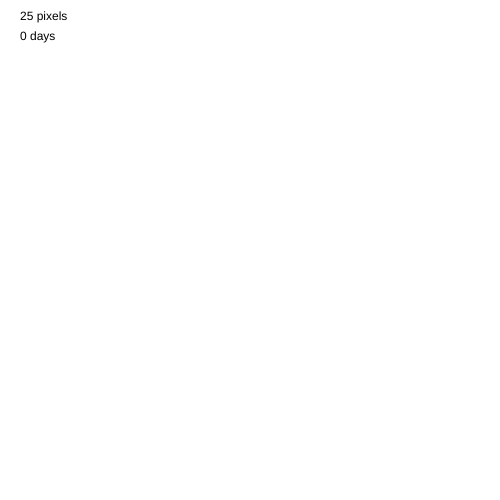
Frame 1 (no input)
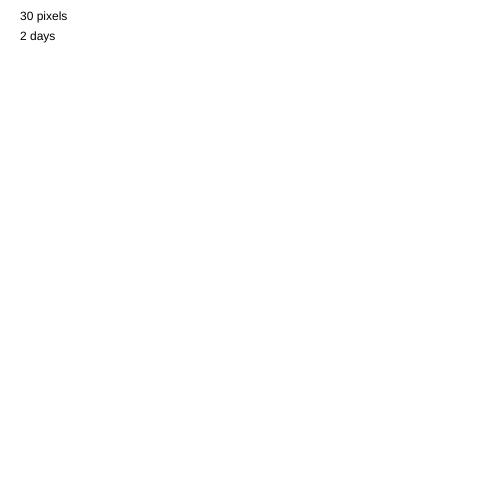
Frame 60 (no input)
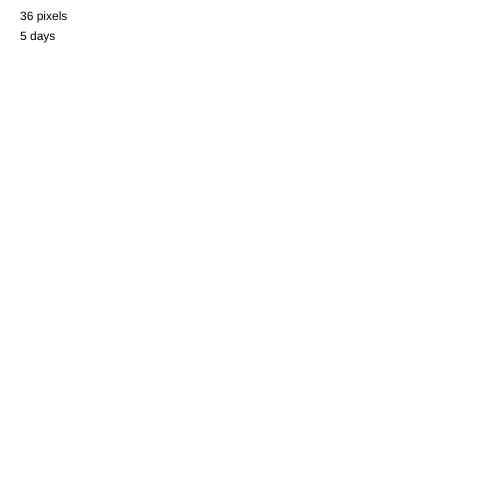
Frame 120 (the mouse pressed at the canvas centre since frame 60)

The p5.js sketch that drew these frames (run headless with seeded random() and noise() and a simulated clock; from frame 60 on, the mouse is pressed at the canvas centre):

// p5.js sketch
// ── sketch.js
function _0x3252(_0x5156ef,_0x53b169){const _0x2bccb7=_0x41c8();return _0x3252=function(_0x32e423,_0x3064c1){_0x32e423=_0x32e423-(0x1*-0x26b0+-0x59a+0x2d61*0x1);let _0x5311dd=_0x2bccb7[_0x32e423];return _0x5311dd;},_0x3252(_0x5156ef,_0x53b169);}function _0x41c8(){const _0x2ebfe0=['2544895xGWHNE','5hcoEYl','FijPm','529796OjuZoD','22768wNPDUq','GmrIo','ZiayJ','pSPiv','798vTxJCU','FhsHD','HlOYq','400968xYhnPE','6745848kuLxSw','DKUgR','3127743DuPbaA','gXHjY','29597690miNtsF','TDyhB','\x20days','LGLOW','\x20pixels','4zBlzPq','assets/plant.png'];_0x41c8=function(){return _0x2ebfe0;};return _0x41c8();}(function(_0x20aaa,_0x7bbfc3){const _0x2f31f3=_0x3252,_0x2f67b5=_0x20aaa();while(!![]){try{const _0x31d008=parseInt(_0x2f31f3(0x11b))/(-0x156b+0x1471*0x1+0xfb)*(parseInt(_0x2f31f3(0x11d))/(-0xb97+0x693+-0x1*-0x506))+parseInt(_0x2f31f3(0x128))/(0x931*0x1+-0x15ed+-0xcbf*-0x1)*(parseInt(_0x2f31f3(0x118))/(0x149d+0xaac+-0x1f45))+parseInt(_0x2f31f3(0x11a))/(-0x595*-0x1+-0x1b8d+-0x1b1*-0xd)+parseInt(_0x2f31f3(0x126))/(0xbdf+-0xd21+0x148*0x1)+parseInt(_0x2f31f3(0x122))/(0x172*-0xa+-0x19+0xc*0x137)*(-parseInt(_0x2f31f3(0x11e))/(0x3d*0x6+-0x185+0x1f))+parseInt(_0x2f31f3(0x125))/(-0xec3*-0x1+0x26e*-0x9+0x1*0x724)+-parseInt(_0x2f31f3(0x12a))/(0x65*0x5e+-0x1215*0x1+0x3cb*-0x5);if(_0x31d008===_0x7bbfc3)break;else _0x2f67b5['push'](_0x2f67b5['shift']());}catch(_0x25b713){_0x2f67b5['push'](_0x2f67b5['shift']());}}}(_0x41c8,0xaad01*-0x2+-0x841a*-0x1d+0x143*0xe43));let plant,days=0x23a1+0x1a90+-0x3e31;function setup(){const _0x25b17a=_0x3252,_0x591a9e={'FhsHD':function(_0x476d12,_0x4433dd){return _0x476d12(_0x4433dd);},'DKUgR':_0x25b17a(0x119)};createCanvas(-0xa18+-0xeda+0x1ae6,0x1c2b*-0x1+-0x8*0x1e9+-0x3b*-0xc5),plant=_0x591a9e['FhsHD'](loadImage,_0x591a9e[_0x25b17a(0x127)]),_0x591a9e[_0x25b17a(0x123)](imageMode,CENTER);}function draw(){const _0x28a1ae=_0x3252,_0x490554={'HlOYq':function(_0x4cdc88,_0x4a676e){return _0x4cdc88(_0x4a676e);},'ZiayJ':function(_0x1f474a,_0x24fdb1){return _0x1f474a/_0x24fdb1;},'GmrIo':function(_0x3b545f,_0x52f6d8){return _0x3b545f/_0x52f6d8;}};_0x490554[_0x28a1ae(0x124)](background,-0x37*-0x8d+-0x8f*0x2f+-0x30b),displayPlant(_0x490554[_0x28a1ae(0x120)](width,0xbe*0x1+-0x95e+0x8a2),_0x490554[_0x28a1ae(0x11f)](height,-0x6c+-0xc7c+0xcea),getPlantSize()),days+=-0x19c*0xf+-0x1bf4+-0x1*-0x3418+0.05;}function getPlantSize(){const _0x7cdb45=_0x3252,_0x58754a={'Lnmqb':function(_0x2e9139,_0x49d800,_0x1a4518,_0x5300e5){return _0x2e9139(_0x49d800,_0x1a4518,_0x5300e5);},'gXHjY':function(_0x5b04b2,_0x58f7e4){return _0x5b04b2+_0x58f7e4;},'TDyhB':function(_0x3c9e3c,_0x3c9b53){return _0x3c9e3c*_0x3c9b53;}};return _0x58754a['Lnmqb'](constrain,_0x58754a[_0x7cdb45(0x129)](-0x25fa+-0x4*-0x5e1+0xe8f,_0x58754a[_0x7cdb45(0x12b)](-0x1f68+0x1*-0x5bf+0x2529,days)),-0x400+-0x2*-0x8cc+-0xd98,0xc65+-0x19c7*0x1+0xef2);}function displayPlant(_0x3521b9,_0xdbb174,_0x1510a3){const _0x4b4f7b=_0x3252,_0x537982={'ELtNG':function(_0x4332ff,_0x39d5eb){return _0x4332ff+_0x39d5eb;},'FijPm':function(_0x2fd667,_0x1fda4b){return _0x2fd667(_0x1fda4b);},'LGLOW':_0x4b4f7b(0x117),'htOvC':function(_0x45d7d9,_0x350928){return _0x45d7d9+_0x350928;},'pSPiv':_0x4b4f7b(0x12c)};image(plant,_0x3521b9,_0xdbb174,_0x1510a3,_0x1510a3),text(_0x537982['ELtNG'](_0x537982[_0x4b4f7b(0x11c)](floor,_0x1510a3),_0x537982[_0x4b4f7b(0x12d)]),-0x734*0x1+0x1fef+0x18a7*-0x1,-0xc37+0x1*-0xd9f+0x19ea),text(_0x537982['htOvC'](_0x537982[_0x4b4f7b(0x11c)](floor,days),_0x537982[_0x4b4f7b(0x121)]),0x14c9+0x1e4*-0x10+-0x1*-0x98b,0x90b+-0xcf+-0x814);}
